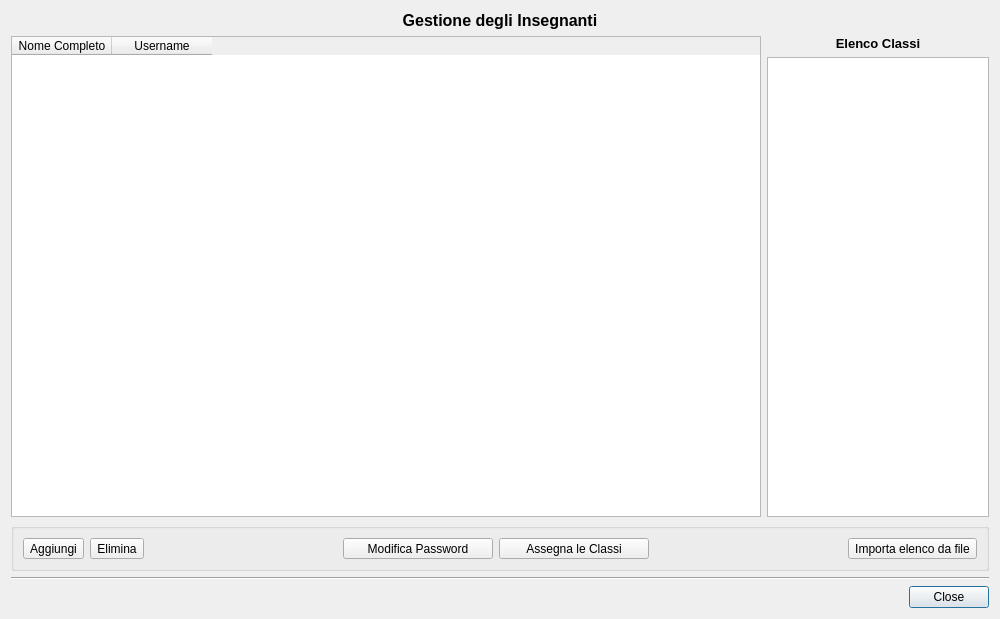
<?xml version="1.0" encoding="UTF-8"?>
<ui version="4.0">
 <class>DlgTeacherManager</class>
 <widget class="QDialog" name="DlgTeacherManager">
  <property name="geometry">
   <rect>
    <x>0</x>
    <y>0</y>
    <width>1000</width>
    <height>619</height>
   </rect>
  </property>
  <property name="baseSize">
   <size>
    <width>800</width>
    <height>600</height>
   </size>
  </property>
  <property name="windowTitle">
   <string>Gestione Utenti</string>
  </property>
  <layout class="QVBoxLayout" name="verticalLayout">
   <item>
    <layout class="QHBoxLayout" name="horizontalLayout">
     <item>
      <widget class="QLabel" name="lblTeacher">
       <property name="font">
        <font>
         <pointsize>12</pointsize>
         <weight>75</weight>
         <bold>true</bold>
        </font>
       </property>
       <property name="text">
        <string>Gestione degli Insegnanti</string>
       </property>
       <property name="scaledContents">
        <bool>false</bool>
       </property>
       <property name="alignment">
        <set>Qt::AlignCenter</set>
       </property>
      </widget>
     </item>
    </layout>
   </item>
   <item>
    <layout class="QHBoxLayout" name="horizontalLayout_4">
     <item>
      <widget class="QTableWidget" name="tableTeachers">
       <property name="minimumSize">
        <size>
         <width>750</width>
         <height>0</height>
        </size>
       </property>
       <property name="frameShape">
        <enum>QFrame::StyledPanel</enum>
       </property>
       <property name="showDropIndicator" stdset="0">
        <bool>true</bool>
       </property>
       <property name="alternatingRowColors">
        <bool>true</bool>
       </property>
       <property name="selectionMode">
        <enum>QAbstractItemView::SingleSelection</enum>
       </property>
       <property name="selectionBehavior">
        <enum>QAbstractItemView::SelectRows</enum>
       </property>
       <property name="rowCount">
        <number>0</number>
       </property>
       <property name="columnCount">
        <number>2</number>
       </property>
       <attribute name="horizontalHeaderCascadingSectionResizes">
        <bool>false</bool>
       </attribute>
       <attribute name="horizontalHeaderMinimumSectionSize">
        <number>30</number>
       </attribute>
       <attribute name="horizontalHeaderShowSortIndicator" stdset="0">
        <bool>false</bool>
       </attribute>
       <attribute name="verticalHeaderCascadingSectionResizes">
        <bool>false</bool>
       </attribute>
       <attribute name="verticalHeaderDefaultSectionSize">
        <number>30</number>
       </attribute>
       <attribute name="verticalHeaderMinimumSectionSize">
        <number>30</number>
       </attribute>
       <attribute name="verticalHeaderShowSortIndicator" stdset="0">
        <bool>false</bool>
       </attribute>
       <column>
        <property name="text">
         <string>Nome Completo</string>
        </property>
       </column>
       <column>
        <property name="text">
         <string>Username</string>
        </property>
       </column>
      </widget>
     </item>
     <item>
      <layout class="QVBoxLayout" name="verticalLayout_2">
       <item>
        <widget class="QLabel" name="label">
         <property name="font">
          <font>
           <pointsize>10</pointsize>
           <weight>75</weight>
           <bold>true</bold>
          </font>
         </property>
         <property name="text">
          <string>Elenco Classi</string>
         </property>
         <property name="alignment">
          <set>Qt::AlignCenter</set>
         </property>
        </widget>
       </item>
       <item>
        <widget class="QListWidget" name="lstClasses"/>
       </item>
      </layout>
     </item>
    </layout>
   </item>
   <item>
    <widget class="QGroupBox" name="groupBox">
     <property name="minimumSize">
      <size>
       <width>0</width>
       <height>40</height>
      </size>
     </property>
     <property name="title">
      <string/>
     </property>
     <layout class="QHBoxLayout" name="horizontalLayout_2">
      <item>
       <widget class="QToolButton" name="btnAdd">
        <property name="text">
         <string>Aggiungi</string>
        </property>
       </widget>
      </item>
      <item>
       <widget class="QToolButton" name="btnDelete">
        <property name="text">
         <string>Elimina</string>
        </property>
       </widget>
      </item>
      <item>
       <spacer name="horizontalSpacer_2">
        <property name="orientation">
         <enum>Qt::Horizontal</enum>
        </property>
        <property name="sizeHint" stdset="0">
         <size>
          <width>40</width>
          <height>20</height>
         </size>
        </property>
       </spacer>
      </item>
      <item>
       <widget class="QToolButton" name="btnChengePasswd">
        <property name="minimumSize">
         <size>
          <width>150</width>
          <height>0</height>
         </size>
        </property>
        <property name="text">
         <string>Modifica Password</string>
        </property>
       </widget>
      </item>
      <item>
       <widget class="QToolButton" name="btnClassroom">
        <property name="minimumSize">
         <size>
          <width>150</width>
          <height>0</height>
         </size>
        </property>
        <property name="text">
         <string>Assegna le Classi</string>
        </property>
       </widget>
      </item>
      <item>
       <spacer name="horizontalSpacer">
        <property name="orientation">
         <enum>Qt::Horizontal</enum>
        </property>
        <property name="sizeHint" stdset="0">
         <size>
          <width>40</width>
          <height>20</height>
         </size>
        </property>
       </spacer>
      </item>
      <item>
       <widget class="QToolButton" name="btnImport">
        <property name="text">
         <string>Importa elenco da file</string>
        </property>
       </widget>
      </item>
     </layout>
    </widget>
   </item>
   <item>
    <widget class="Line" name="line">
     <property name="orientation">
      <enum>Qt::Horizontal</enum>
     </property>
    </widget>
   </item>
   <item>
    <layout class="QHBoxLayout" name="horizontalLayout_3">
     <item>
      <widget class="QDialogButtonBox" name="buttonBox">
       <property name="orientation">
        <enum>Qt::Horizontal</enum>
       </property>
       <property name="standardButtons">
        <set>QDialogButtonBox::Close</set>
       </property>
      </widget>
     </item>
    </layout>
   </item>
  </layout>
 </widget>
 <resources/>
 <connections>
  <connection>
   <sender>buttonBox</sender>
   <signal>rejected()</signal>
   <receiver>DlgTeacherManager</receiver>
   <slot>reject()</slot>
   <hints>
    <hint type="sourcelabel">
     <x>295</x>
     <y>602</y>
    </hint>
    <hint type="destinationlabel">
     <x>387</x>
     <y>350</y>
    </hint>
   </hints>
  </connection>
  <connection>
   <sender>btnImport</sender>
   <signal>clicked()</signal>
   <receiver>DlgTeacherManager</receiver>
   <slot>fileImport()</slot>
   <hints>
    <hint type="sourcelabel">
     <x>912</x>
     <y>547</y>
    </hint>
    <hint type="destinationlabel">
     <x>702</x>
     <y>456</y>
    </hint>
   </hints>
  </connection>
  <connection>
   <sender>btnChengePasswd</sender>
   <signal>clicked()</signal>
   <receiver>DlgTeacherManager</receiver>
   <slot>modPasswd()</slot>
   <hints>
    <hint type="sourcelabel">
     <x>392</x>
     <y>553</y>
    </hint>
    <hint type="destinationlabel">
     <x>490</x>
     <y>396</y>
    </hint>
   </hints>
  </connection>
  <connection>
   <sender>btnDelete</sender>
   <signal>clicked()</signal>
   <receiver>DlgTeacherManager</receiver>
   <slot>delUser()</slot>
   <hints>
    <hint type="sourcelabel">
     <x>175</x>
     <y>553</y>
    </hint>
    <hint type="destinationlabel">
     <x>198</x>
     <y>334</y>
    </hint>
   </hints>
  </connection>
  <connection>
   <sender>btnAdd</sender>
   <signal>clicked()</signal>
   <receiver>DlgTeacherManager</receiver>
   <slot>addUser()</slot>
   <hints>
    <hint type="sourcelabel">
     <x>75</x>
     <y>539</y>
    </hint>
    <hint type="destinationlabel">
     <x>74</x>
     <y>413</y>
    </hint>
   </hints>
  </connection>
  <connection>
   <sender>btnClassroom</sender>
   <signal>clicked()</signal>
   <receiver>DlgTeacherManager</receiver>
   <slot>assignClassroom()</slot>
   <hints>
    <hint type="sourcelabel">
     <x>533</x>
     <y>539</y>
    </hint>
    <hint type="destinationlabel">
     <x>455</x>
     <y>466</y>
    </hint>
   </hints>
  </connection>
  <connection>
   <sender>tableTeachers</sender>
   <signal>itemSelectionChanged()</signal>
   <receiver>DlgTeacherManager</receiver>
   <slot>tableChanged()</slot>
   <hints>
    <hint type="sourcelabel">
     <x>35</x>
     <y>74</y>
    </hint>
    <hint type="destinationlabel">
     <x>69</x>
     <y>36</y>
    </hint>
   </hints>
  </connection>
 </connections>
 <slots>
  <slot>fileImport()</slot>
  <slot>updateTable()</slot>
  <slot>modPasswd()</slot>
  <slot>modUser()</slot>
  <slot>delUser()</slot>
  <slot>addUser()</slot>
  <slot>assignClassroom()</slot>
  <slot>tableChanged()</slot>
 </slots>
</ui>
